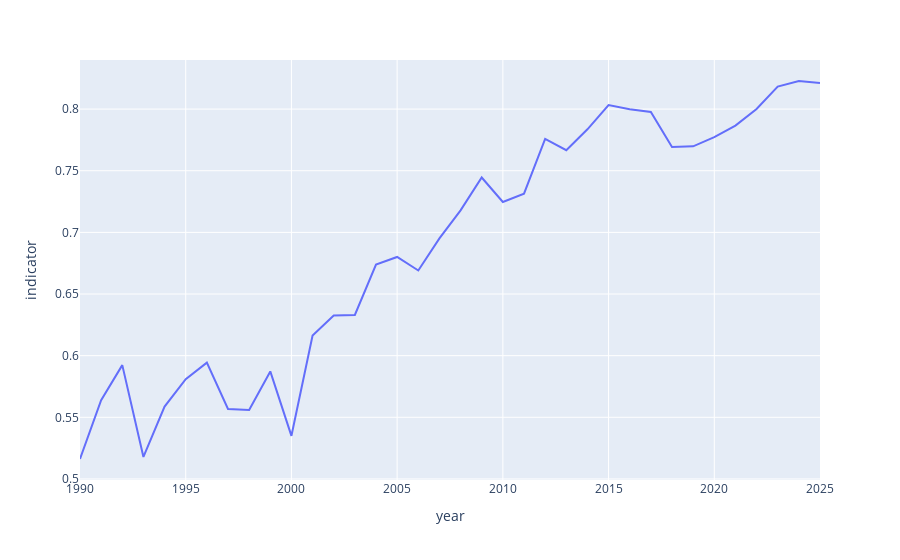

The notebook cell saved with this chart:
### Code cell
#individual graph
import plotly.express as px

merged_data['indicator_minmax'] = merged_data.groupby('year')['indicator'].apply(lambda x: (x-min(x))/(max(x)-min(x)))


merged_data2 = merged_data.sort_values(by=['year'])
fig = px.line(merged_data2[merged_data["country"] == "Chile"], x='year', y='indicator')
fig.show()

### Figure 1 — Plotly figure (JSON) as saved in the notebook; plotly's stock layout.template omitted (floating-point values rounded to 4 significant figures)
{"data": [{"hoverlabel": {"namelength": 0}, "hovertemplate": "year=%{x}<br>indicator=%{y}", "legendgroup": "", "line": {"color": "#636efa", "dash": "solid"}, "mode": "lines", "name": "", "showlegend": false, "type": "scatter", "x": [1990, 1991, 1992, 1993, 1994, 1995, 1996, 1997, 1998, 1999, 2000, 2001, 2002, 2003, 2004, 2005, 2006, 2007, 2008, 2009, 2010, 2011, 2012, 2013, 2014, 2015, 2016, 2017, 2018, 2019, 2020, 2021, 2022, 2023, 2024, 2025], "xaxis": "x", "y": [0.5162, 0.5638, 0.5923, 0.5179, 0.5587, 0.5809, 0.5943, 0.5568, 0.556, 0.5872, 0.535, 0.6163, 0.6326, 0.633, 0.6739, 0.6801, 0.6691, 0.6951, 0.7178, 0.7445, 0.7247, 0.7314, 0.7758, 0.7667, 0.7836, 0.8033, 0.8, 0.7976, 0.7693, 0.7698, 0.7772, 0.7866, 0.8, 0.8183, 0.8228, 0.8212], "yaxis": "y"}], "layout": {"legend": {"tracegroupgap": 0}, "margin": {"t": 60}, "xaxis": {"anchor": "y", "domain": [0, 1], "title": {"text": "year"}}, "yaxis": {"anchor": "x", "domain": [0, 1], "title": {"text": "indicator"}}}}
